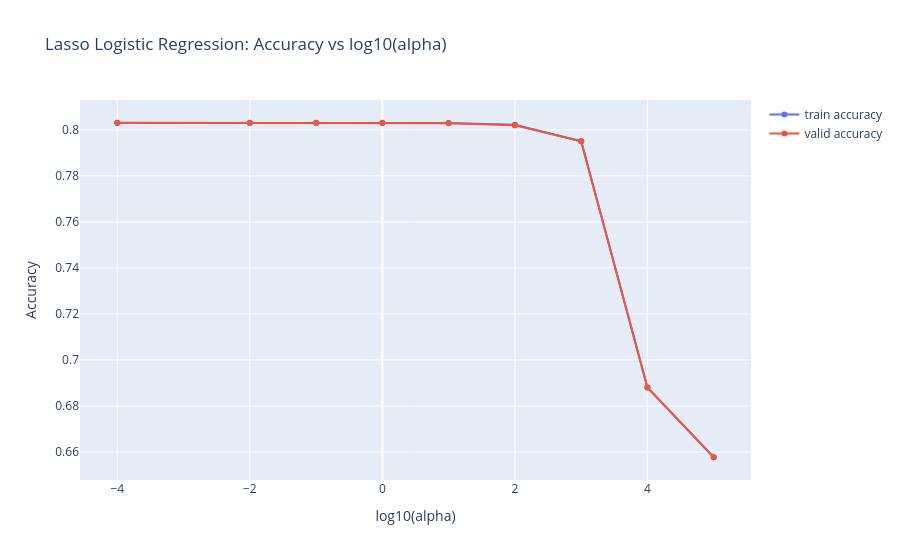

Write notebook code for a chart like this one.
### Markdown cell above
# Lasso

### Code cell
from sklearn.model_selection import GridSearchCV
from sklearn.linear_model import LogisticRegression
import plotly.graph_objects as go

alpha_grid = np.array([0.0001, 0.01, 0.1, 1, 10, 100, 1000, 10000, 100000])
grid = {'C': 1 / alpha_grid}  # LogisticRegression uses C, the inverse of alpha.

lasso_logreg = LogisticRegression(
    penalty='l1',
    solver='saga',
    max_iter=3000,
    random_state=0
)
lassoCV = GridSearchCV(
    lasso_logreg,
    param_grid=grid,
    scoring='accuracy',
    cv=5,
    return_train_score=True,
    n_jobs=-1
)
lassoCV.fit(X_train, y_train)

best_lasso_alpha = 1 / lassoCV.best_params_['C']
print('best alpha =', best_lasso_alpha, '  valid accuracy =', round(lassoCV.best_score_, 4))

lasso_results = pd.DataFrame()
lasso_results['alpha'] = np.log10(alpha_grid)
lasso_results['train accuracy'] = lassoCV.cv_results_['mean_train_score']
lasso_results['valid accuracy'] = lassoCV.cv_results_['mean_test_score']

fig = go.Figure()
fig.add_trace(go.Scatter(x=lasso_results['alpha'], y=lasso_results['train accuracy'], mode='lines+markers', name='train accuracy'))
fig.add_trace(go.Scatter(x=lasso_results['alpha'], y=lasso_results['valid accuracy'], mode='lines+markers', name='valid accuracy'))
fig.update_layout(title='Lasso Logistic Regression: Accuracy vs log10(alpha)', xaxis_title='log10(alpha)', yaxis_title='Accuracy')
fig.show()

lasso_logreg = lassoCV.best_estimator_
y_pred_lasso = lasso_logreg.predict(X_test)
lasso_classification_rep = classification_report(y_test, y_pred_lasso)
print('Lasso Logistic Regression Classification Report:')
print(lasso_classification_rep)
lasso_accuracy = accuracy_score(y_test, y_pred_lasso)
print(f'Lasso Logistic Regression Accuracy: {lasso_accuracy:.4f}')

lasso_feature_importance = pd.DataFrame({
    'feature': X_train.columns,
    'max_abs_coefficient': np.abs(lasso_logreg.coef_).max(axis=0)
}).sort_values('max_abs_coefficient', ascending=False)

print('Most important features:')
display(lasso_feature_importance.head(20))

### Figure 1 — Plotly figure (JSON) as saved in the notebook; plotly's stock layout.template omitted (floating-point values rounded to 4 significant figures)
{"data": [{"mode": "lines+markers", "name": "train accuracy", "type": "scatter", "x": [-4.0, -2.0, -1.0, 0.0, 1.0, 2.0, 3.0, 4.0, 5.0], "y": [0.803, 0.803, 0.803, 0.803, 0.803, 0.8022, 0.7951, 0.688, 0.6577]}, {"mode": "lines+markers", "name": "valid accuracy", "type": "scatter", "x": [-4.0, -2.0, -1.0, 0.0, 1.0, 2.0, 3.0, 4.0, 5.0], "y": [0.8031, 0.8031, 0.8031, 0.8031, 0.8029, 0.8019, 0.795, 0.688, 0.6577]}], "layout": {"title": {"text": "Lasso Logistic Regression: Accuracy vs log10(alpha)"}, "xaxis": {"title": {"text": "log10(alpha)"}}, "yaxis": {"title": {"text": "Accuracy"}}}}
